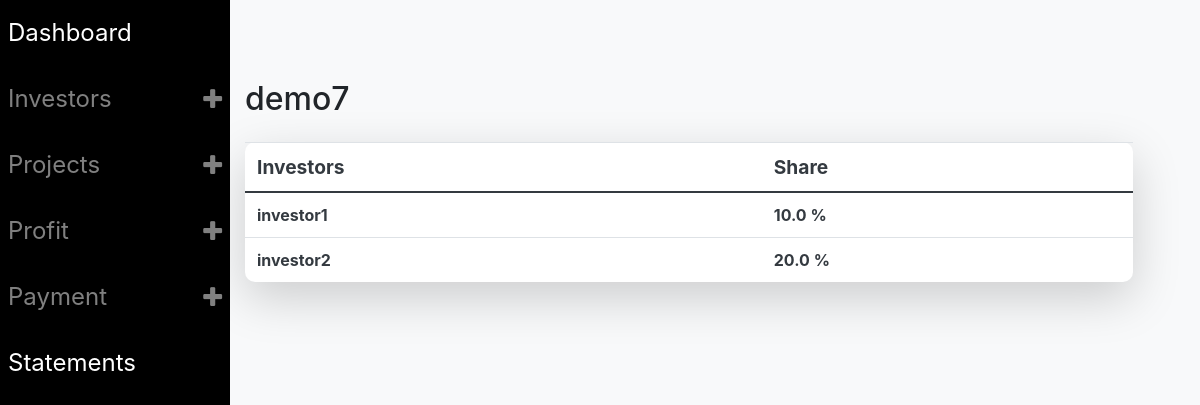
/view_project/demo7, run on the app's committed database.
### broker_app/models.py (models this page shows, shortened)
class projects(models.Model):
    investor_name=models.ForeignKey(investors,on_delete=models.CASCADE,null=True)
    name=models.CharField(max_length=100,null=True)
    share=models.FloatField(null=True,max_length=100)

class investors(models.Model):
    name=models.CharField(max_length=100,null=True)

### broker_app/views.py (the view)
# urls.py: path('view_project/<str:name>',views.view_project,name='view_project'),
def view_project(request,name):
    data=projects.objects.filter(name=name)
    pr_name=name
    context={'data':data,'name':pr_name}
    return render(request,'project_view.html',context)

### broker_app/templates/project_view.html (shortened to what this page needs)
{% include 'sidebar3.html' %}
<body class="bg-light">
        <div class="container">
            <table class=" table  shadow shadow-lg mt-4 bg-white text-dark table-hover font-weight-bold"style="width:80%;margin-left:200px;border-radius:10px">
                <h2 class=" mt-2"style="margin-left:200px">{{name}}</h2>
                <thead style="border-bottom: 2px solid;font-size: larger">
                    <tr>
                        <td>Investors</td>
                        <td>Share</td>
                    </tr>
                </thead>
                <tbody>
                    {% for i in data %}
                    <tr>
                        <td>{{i.investor_name.name}}</td>
                        <td>{{i.share}} %</td>
                    </tr>
                    {% endfor %}
                </tbody>
            </table>
        </div>
</body>

### broker_app/templates/sidebar3.html (style rules this page uses)
body { padding-top: 4.5rem; margin-bottom: 3rem; }

### data on the page
projects: investor_name.name "investor1", share "10.0"
projects: investor_name.name "investor2", share "20.0"

### other printed values
{{ name }} "demo7"
